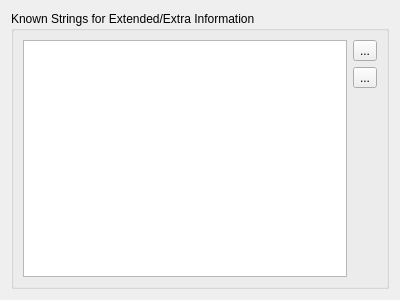
<?xml version="1.0" encoding="UTF-8"?>
<ui version="4.0">
 <class>NMediaManager::NPreferences::NUi::CExtendedInfo</class>
 <widget class="QWidget" name="NMediaManager::NPreferences::NUi::CExtendedInfo">
  <property name="geometry">
   <rect>
    <x>0</x>
    <y>0</y>
    <width>400</width>
    <height>300</height>
   </rect>
  </property>
  <property name="windowTitle">
   <string>Form</string>
  </property>
  <layout class="QVBoxLayout" name="verticalLayout">
   <item>
    <widget class="QGroupBox" name="groupBox_2">
     <property name="title">
      <string>Known Strings for Extended/Extra Information</string>
     </property>
     <layout class="QGridLayout" name="gridLayout_3">
      <item row="0" column="1">
       <widget class="QToolButton" name="btnAddExtraString">
        <property name="text">
         <string>...</string>
        </property>
        <property name="icon">
         <iconset resource="../../SABUtils/resources/SABUtils.qrc">
          <normaloff>:/SABUtilsResources/add.png</normaloff>:/SABUtilsResources/add.png</iconset>
        </property>
       </widget>
      </item>
      <item row="1" column="1">
       <widget class="QToolButton" name="btnDelExtraString">
        <property name="text">
         <string>...</string>
        </property>
        <property name="icon">
         <iconset resource="../../SABUtils/resources/SABUtils.qrc">
          <normaloff>:/SABUtilsResources/delete.png</normaloff>:/SABUtilsResources/delete.png</iconset>
        </property>
       </widget>
      </item>
      <item row="2" column="1">
       <spacer name="verticalSpacer_5">
        <property name="orientation">
         <enum>Qt::Vertical</enum>
        </property>
        <property name="sizeHint" stdset="0">
         <size>
          <width>20</width>
          <height>174</height>
         </size>
        </property>
       </spacer>
      </item>
      <item row="0" column="0" rowspan="3">
       <widget class="QListView" name="knownExtraStrings"/>
      </item>
     </layout>
    </widget>
   </item>
  </layout>
 </widget>
 <resources>
  <include location="../../SABUtils/resources/SABUtils.qrc"/>
 </resources>
 <connections/>
</ui>
